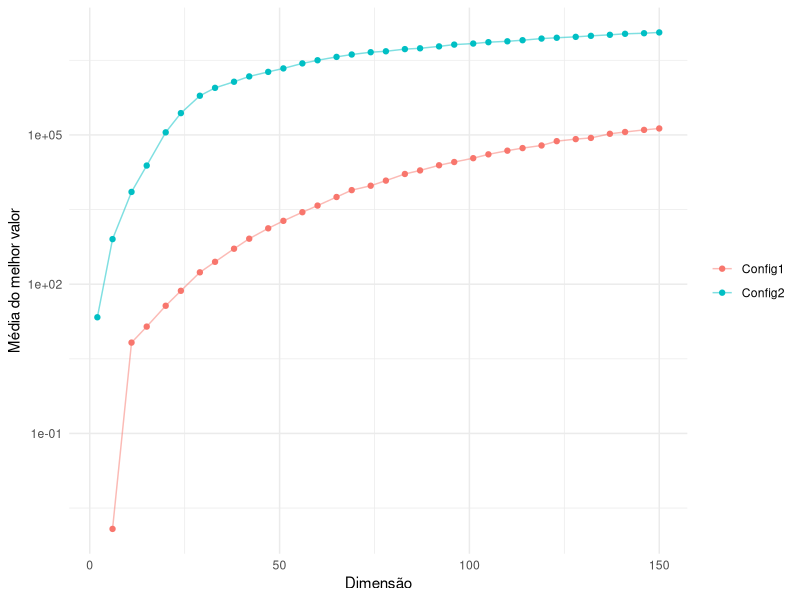
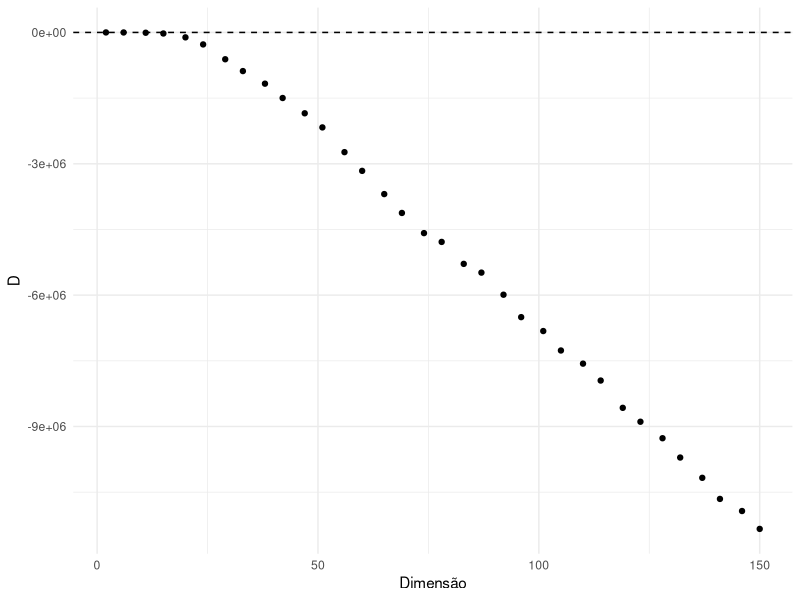
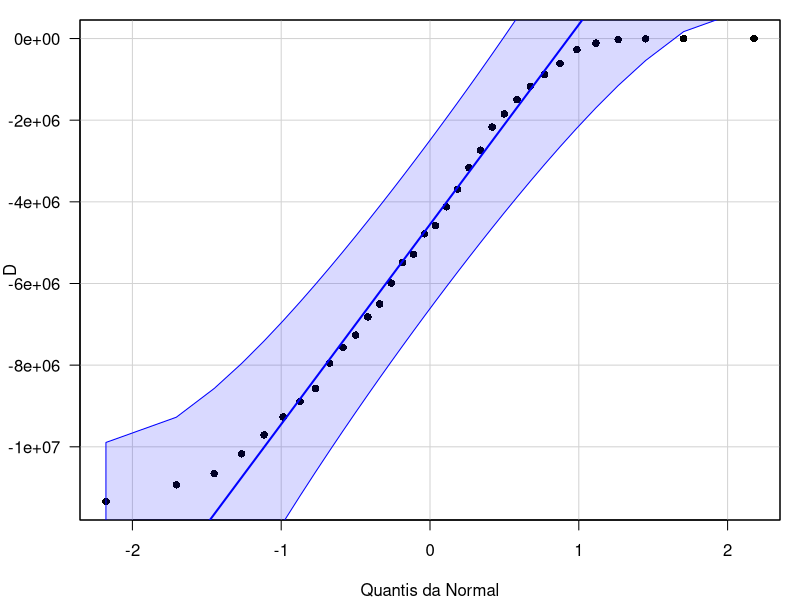

Recreate these plots in R, in order.
## ---- chunk 1
rm(list = ls())
# Instala os pacotes necessários caso ainda não estejam disponíveis
pkgs <- c("ggplot2", "car")
faltando <- pkgs[!pkgs %in% rownames(installed.packages())]
if (length(faltando) > 0) install.packages(faltando)
invisible(lapply(pkgs, library, character.only = TRUE))
knitr::opts_chunk$set(echo = TRUE)

# Formata x como a \times 10^b, para uso em expressões matemáticas
sci <- function(x, dig = 2) {
  if (x == 0) return("0")
  e <- floor(log10(abs(x)))
  sprintf(paste0("%.", dig, "f \\times 10^{%d}"), x / 10^e, e)
}
## ---- chunk 2
# Parâmetros experimentais dados no enunciado
alfa     <- 0.05   # nível de significância
d_star   <- 0.5    # mínima diferença de importância prática (padronizada)
potencia <- 0.80   # potência desejada para d = d*

# Número de instâncias (blocos): teste t pareado bilateral. Como d* já é
# padronizado (d* = delta*/sigma_D), usa-se sd = 1 e delta = d*.
plan <- power.t.test(power = potencia, delta = d_star, sd = 1,
                     sig.level = alfa, alternative = "two.sided",
                     type = "paired")
N <- ceiling(plan$n)

# Potência obtida com o número inteiro de instâncias
pot_N <- power.t.test(n = N, delta = d_star, sd = 1, sig.level = alfa,
                      type = "paired")$power

# Dimensões: grade uniformemente espaçada em [2, 150], arredondada
dims <- round(seq(2, 150, length.out = N))

# Repetições de cada configuração por instância
n_reps <- 50
## ---- chunk 3
bruto <- read.csv("DadosDEGrupoA_bruto.csv")

# Média e variância das repetições de cada configuração em cada instância
resumo <- aggregate(Fbest ~ instancia + dimensao + configuracao, data = bruto,
                    FUN = function(x) c(media = mean(x), variancia = var(x),
                                        n = length(x)))
resumo <- do.call(data.frame, resumo)
names(resumo) <- sub("^Fbest\\.", "", names(resumo))

# Conferência dos dados contra o desenho experimental
stopifnot(length(unique(resumo$instancia)) == N,
          all(sort(unique(resumo$dimensao)) == dims),
          all(resumo$n == n_reps))

# Formato largo: uma linha por instância, com a média de cada configuração
inst <- merge(
  resumo[resumo$configuracao == "Config1", c("instancia", "dimensao", "media", "variancia")],
  resumo[resumo$configuracao == "Config2", c("instancia", "dimensao", "media", "variancia")],
  by = c("instancia", "dimensao"), suffixes = c("1", "2"))
inst <- inst[order(inst$dimensao), ]

inst$D   <- inst$media1 - inst$media2      # D < 0: Config1 melhor
inst$Rel <- inst$D / inst$media2           # diferença relativa à Config2
## ---- chunk 4
# Cálculo antecipado do teste, apenas para citá-lo no Resumo; o mesmo
# cálculo é apresentado e comentado na Análise Estatística.
tt     <- t.test(inst$D, mu = 0, conf.level = 1 - alfa)
rej    <- tt$p.value < alfa
d_obs  <- mean(inst$D) / sd(inst$D)
melhor <- if (mean(inst$D) < 0) "Config1" else "Config2"
pior   <- if (mean(inst$D) < 0) "Config2" else "Config1"
n_venc <- sum(sign(inst$D) == sign(mean(inst$D)))
.p_sinal <- 2 * pbinom(min(sum(inst$D > 0), sum(inst$D < 0)), N, 0.5)
## ---- chunk 5
plan
dims
## ---- chunk 6
v   <- list(inst$media1, inst$media2, inst$D)
fmt <- function(x) formatC(x, format = "e", digits = 2)
tab <- data.frame(
  Variavel = c("Config1", "Config2", "D"),
  Media    = fmt(sapply(v, mean)),
  DP       = fmt(sapply(v, sd)),
  Mediana  = fmt(sapply(v, median)),
  Min      = fmt(sapply(v, min)),
  Max      = fmt(sapply(v, max)))
knitr::kable(tab, row.names = FALSE, align = "lrrrrr",
             caption = paste("Estatísticas descritivas, sobre as instâncias,",
                             "das médias do melhor valor por configuração",
                             "e das diferenças D = Config1 - Config2"))
## ---- chunk 7
long <- data.frame(dimensao = rep(inst$dimensao, 2),
                   Config   = rep(c("Config1", "Config2"), each = N),
                   media    = c(inst$media1, inst$media2))
ggplot(long[long$media > 0, ], aes(x = dimensao, y = media, colour = Config)) +
  geom_point() + geom_line(alpha = 0.5) +
  scale_y_log10() +
  labs(x = "Dimensão", y = "Média do melhor valor", colour = NULL) +
  theme_minimal()
## ---- chunk 8
ggplot(inst, aes(x = dimensao, y = D)) +
  geom_point() +
  geom_hline(yintercept = 0, linetype = 2) +
  labs(x = "Dimensão", y = "D") +
  theme_minimal()
## ---- chunk 9
par(mar = c(4, 4, 1, 1))
qqPlot(inst$D, pch = 16, las = 1, id = FALSE,
       xlab = "Quantis da Normal", ylab = "D")
sw <- shapiro.test(inst$D); sw
## ---- chunk 10
se2_j <- (inst$variancia1 + inst$variancia2) / n_reps
razao_se <- se2_j / var(inst$D)
c(var_D = var(inst$D), max_se2 = max(se2_j),
  max_razao = max(razao_se), media_razao = mean(razao_se))
## ---- chunk 11
set.seed(2026)  # reamostragem bootstrap
R <- 999
se_boot <- sapply(inst$instancia, function(k) {
  x1 <- bruto$Fbest[bruto$instancia == k & bruto$configuracao == "Config1"]
  x2 <- bruto$Fbest[bruto$instancia == k & bruto$configuracao == "Config2"]
  sd(replicate(R, mean(sample(x1, replace = TRUE)) -
                  mean(sample(x2, replace = TRUE))))
})
c(min_razao_boot_form = min(se_boot / sqrt(se2_j)),
  max_razao_boot_form = max(se_boot / sqrt(se2_j)),
  max_razao_criterio  = max(se_boot^2) / var(inst$D))
## ---- chunk 12
tt
round(c(media_D = mean(inst$D), IC_inf = tt$conf.int[1],
        IC_sup = tt$conf.int[2], d_obs = d_obs), 3)
## ---- chunk 13
r_mais <- sum(inst$D > 0)
p_sinal <- 2 * pbinom(min(r_mais, N - r_mais), N, 0.5)
c(r_mais = r_mais, N = N, p_valor = p_sinal)
